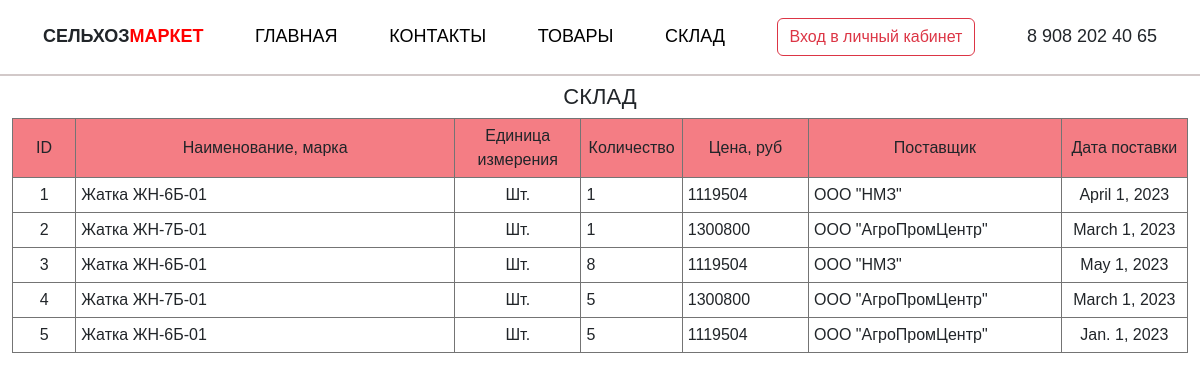
The app's page /stock with its own data.
### example_app/models.py (models this page shows)
class Stock(models.Model):
    product = models.ForeignKey(Product, on_delete=models.CASCADE,  verbose_name='Товар', null=True)
    supplier = models.ForeignKey(Supplier, on_delete=models.CASCADE,  verbose_name='Поставщик', null=True)
    delivery_date = models.DateField(default='2023-01-01', verbose_name='Дата поставки')
    delivery_price = models.IntegerField(max_length=20,verbose_name='Цена ед. товара, руб')
    quantity_product = models.IntegerField(verbose_name='Количество товара, шт')
    def __str__(self):
        return str(self.product)

class Product(models.Model):
    name = models.CharField(max_length=20, verbose_name='Нименование товара',)
    description = models.CharField(max_length=1000, verbose_name='Описание товара')
    type = models.CharField(max_length=50, verbose_name='Тип устройства')
    аggregation = models.CharField(max_length=500, verbose_name='Агрегатирование')
    def __str__(self):  # чтобы при выборе группы виделось только имя
        return self.name

class Supplier(models.Model):
    name = models.CharField(max_length=20, verbose_name='Название компании-поставщика')
    def __str__(self):
        return self.name

### example_app/views.py (the view)
# urls.py: path('stock', stock),
def stock(request):
    product = Product.objects.all()
    print(product) # вывод продукта в консоль
    productForm = ProductForm()  # переменная для вывода формы на странице сайта из файла forms.py
    supplier = Supplier.objects.all()
    print(supplier)
    supplierForm = SupplierForm()
    stock = Stock.objects.all()
    print(stock)
    stockForm = StockForm()
    data = {'header': 'Склад',
            'list': [],
            'product':product,
            'supplier': supplier,
            'stock': stock,
            'productForm': productForm,
            'supplierForm': supplierForm,
            'stockForm': stockForm,
            }
    return render(request, 'example_app/stock.html', context=data)

### example_app/templates/example_app/stock.html (shortened to what this page needs)
{% extends 'example_app/base.html' %}
{% load static %}
{% block table %}
{% if stock.count > 0 %}
<table align="center">
    <tr style="background-color: #f47d84; text-align: center;">
        <td style="width:5%">ID</td>
        <td style="width:30%">Наименование, марка</td>
        <td style="width:10%">Единица измерения</td>
        <td style="width:5%">Количество</td>
        <td style="width:10%">Цена, руб</td>
        <td style="width:20%">Поставщик</td>
        <td style="width:10%">Дата поставки</td>
    </tr>
    {% for s in stock %}
    <tr>
        <td style="text-align: center;">{{s.id}}</td>
        <td>{{s.product}}</td>
        <td style="text-align: center;">Шт.</td>
        <td>{{s.quantity_product}}</td>
        <td>{{s.delivery_price}}</td>
        <td>{{s.supplier}}</td>
        <td style="text-align: center;">{{s.delivery_date}}</td>
    </tr>
    {% endfor %}
</table>
{% else %}
<h2>Нет записи в таблице "Склад"</h2>
{% endif %}
{% endblock table %}

### example_app/templates/example_app/base.html (shortened to what this page needs)
<!DOCTYPE html>
{% load static %}
<html lang='en'>
    <head>
        <link href="https://cdn.jsdelivr.net/npm/bootstrap@5.3.0-alpha1/dist/css/bootstrap.min.css" rel="stylesheet">
        <link rel="stylesheet" href= "{% static 'css/style.css' %}">
    </head>
    <body>
        <dl class="navigate">
            <dd><b>СЕЛЬХОЗ<span class="colortext">МАРКЕТ</span></b></dd>
            <dd><a href='index'>ГЛАВНАЯ</a></dd>
            <dd><a href='contact'>КОНТАКТЫ</a></dd>
            <dd><a href='products'>ТОВАРЫ</a></dd>
            <dd><a href='stock'>СКЛАД</a></dd>
            {% if user.is_authenticated %}
            <dd><a href='deal'>СДЕЛКИ</a></dd>
            <dd><a href='logout' type="button" class="btn btn-outline-danger">{{user}}, выйти</a></dd>
            {% else %}
            <dd><a href='login' type="button" class="btn btn-outline-danger">Вход в личный кабинет</a></dd>
            {% endif %}
            <dd>8 908 202 40 65</dd>
        </dl>
        <br>
        <h1>{{header}}</h1>
        <div class="container">
            {% block table %}{% endblock table %}
        </div>
    </body>
</html>

### example_app/static/css/style.css (style rules this page uses)
body { position: relative; font-family: Helvetica, Arial, sans-serif; }
h1 { font-size: 22px; text-align: center; text-transform: uppercase; margin-top: 5%; }
.container { max-width: 1366px; margin-right: auto; margin-left: auto; padding-bottom: 30px; }
.navigate { border-bottom: 2px solid #d2c9c9; background-color: #ffffff; position: fixed; width: 100%; z-index: 999; padding: 1em; font-size: 18px; text-align: center; }
.navigate dd { display: inline; margin: 2%; list-style: none; }
.colortext { color: red; }
a { color: #000; text-decoration: none; }
table { margin-left: auto; margin-right: auto; width: 100%; border: solid #747474; border-width: 1px; }
td { border: 1px solid #747474; padding: 5px; }

### records on screen
Stock: id "1", product "Жатка ЖН-6Б-01", quantity_product "1", delivery_price "1119504", supplier "ООО \"НМЗ\"", delivery_date "April 1, 2023"
Stock: id "2", product "Жатка ЖН-7Б-01", quantity_product "1", delivery_price "1300800", supplier "ООО \"АгроПромЦентр\"", delivery_date "March 1, 2023"
Stock: id "3", product "Жатка ЖН-6Б-01", quantity_product "8", delivery_price "1119504", supplier "ООО \"НМЗ\"", delivery_date "May 1, 2023"
Stock: id "4", product "Жатка ЖН-7Б-01", quantity_product "5", delivery_price "1300800", supplier "ООО \"АгроПромЦентр\"", delivery_date "March 1, 2023"
Stock: id "5", product "Жатка ЖН-6Б-01", quantity_product "5", delivery_price "1119504", supplier "ООО \"АгроПромЦентр\"", delivery_date "Jan. 1, 2023"

### other values on screen
{{ header }} "СКЛАД"
